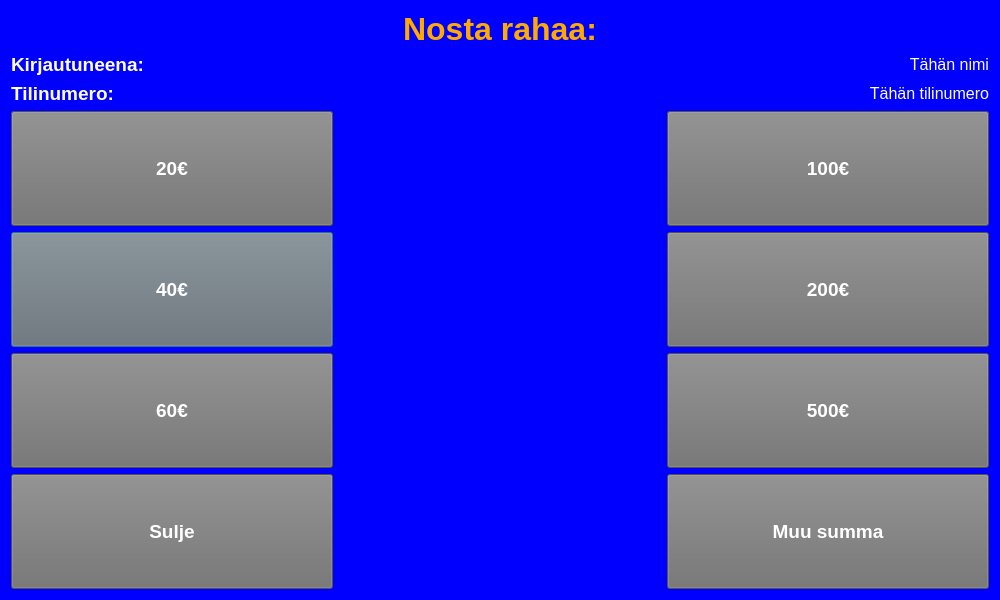
<?xml version="1.0" encoding="UTF-8"?>
<ui version="4.0">
 <class>WithdrawDialog</class>
 <widget class="QDialog" name="WithdrawDialog">
  <property name="geometry">
   <rect>
    <x>0</x>
    <y>0</y>
    <width>1000</width>
    <height>600</height>
   </rect>
  </property>
  <property name="palette">
   <palette>
    <active>
     <colorrole role="WindowText">
      <brush brushstyle="SolidPattern">
       <color alpha="255">
        <red>255</red>
        <green>255</green>
        <blue>255</blue>
       </color>
      </brush>
     </colorrole>
     <colorrole role="Button">
      <brush brushstyle="SolidPattern">
       <color alpha="255">
        <red>0</red>
        <green>0</green>
        <blue>255</blue>
       </color>
      </brush>
     </colorrole>
     <colorrole role="Light">
      <brush brushstyle="SolidPattern">
       <color alpha="255">
        <red>0</red>
        <green>0</green>
        <blue>0</blue>
       </color>
      </brush>
     </colorrole>
     <colorrole role="Midlight">
      <brush brushstyle="SolidPattern">
       <color alpha="255">
        <red>0</red>
        <green>0</green>
        <blue>0</blue>
       </color>
      </brush>
     </colorrole>
     <colorrole role="Dark">
      <brush brushstyle="SolidPattern">
       <color alpha="255">
        <red>0</red>
        <green>0</green>
        <blue>0</blue>
       </color>
      </brush>
     </colorrole>
     <colorrole role="Mid">
      <brush brushstyle="SolidPattern">
       <color alpha="255">
        <red>0</red>
        <green>0</green>
        <blue>0</blue>
       </color>
      </brush>
     </colorrole>
     <colorrole role="Text">
      <brush brushstyle="SolidPattern">
       <color alpha="255">
        <red>255</red>
        <green>255</green>
        <blue>255</blue>
       </color>
      </brush>
     </colorrole>
     <colorrole role="BrightText">
      <brush brushstyle="SolidPattern">
       <color alpha="255">
        <red>255</red>
        <green>255</green>
        <blue>255</blue>
       </color>
      </brush>
     </colorrole>
     <colorrole role="ButtonText">
      <brush brushstyle="SolidPattern">
       <color alpha="255">
        <red>255</red>
        <green>255</green>
        <blue>255</blue>
       </color>
      </brush>
     </colorrole>
     <colorrole role="Base">
      <brush brushstyle="SolidPattern">
       <color alpha="255">
        <red>0</red>
        <green>0</green>
        <blue>255</blue>
       </color>
      </brush>
     </colorrole>
     <colorrole role="Window">
      <brush brushstyle="SolidPattern">
       <color alpha="255">
        <red>0</red>
        <green>0</green>
        <blue>255</blue>
       </color>
      </brush>
     </colorrole>
     <colorrole role="Shadow">
      <brush brushstyle="SolidPattern">
       <color alpha="255">
        <red>0</red>
        <green>0</green>
        <blue>0</blue>
       </color>
      </brush>
     </colorrole>
     <colorrole role="AlternateBase">
      <brush brushstyle="SolidPattern">
       <color alpha="255">
        <red>0</red>
        <green>0</green>
        <blue>0</blue>
       </color>
      </brush>
     </colorrole>
     <colorrole role="ToolTipBase">
      <brush brushstyle="SolidPattern">
       <color alpha="255">
        <red>255</red>
        <green>255</green>
        <blue>220</blue>
       </color>
      </brush>
     </colorrole>
     <colorrole role="ToolTipText">
      <brush brushstyle="SolidPattern">
       <color alpha="255">
        <red>0</red>
        <green>0</green>
        <blue>0</blue>
       </color>
      </brush>
     </colorrole>
     <colorrole role="PlaceholderText">
      <brush brushstyle="SolidPattern">
       <color alpha="128">
        <red>255</red>
        <green>255</green>
        <blue>255</blue>
       </color>
      </brush>
     </colorrole>
    </active>
    <inactive>
     <colorrole role="WindowText">
      <brush brushstyle="SolidPattern">
       <color alpha="255">
        <red>255</red>
        <green>255</green>
        <blue>255</blue>
       </color>
      </brush>
     </colorrole>
     <colorrole role="Button">
      <brush brushstyle="SolidPattern">
       <color alpha="255">
        <red>0</red>
        <green>0</green>
        <blue>255</blue>
       </color>
      </brush>
     </colorrole>
     <colorrole role="Light">
      <brush brushstyle="SolidPattern">
       <color alpha="255">
        <red>0</red>
        <green>0</green>
        <blue>0</blue>
       </color>
      </brush>
     </colorrole>
     <colorrole role="Midlight">
      <brush brushstyle="SolidPattern">
       <color alpha="255">
        <red>0</red>
        <green>0</green>
        <blue>0</blue>
       </color>
      </brush>
     </colorrole>
     <colorrole role="Dark">
      <brush brushstyle="SolidPattern">
       <color alpha="255">
        <red>0</red>
        <green>0</green>
        <blue>0</blue>
       </color>
      </brush>
     </colorrole>
     <colorrole role="Mid">
      <brush brushstyle="SolidPattern">
       <color alpha="255">
        <red>0</red>
        <green>0</green>
        <blue>0</blue>
       </color>
      </brush>
     </colorrole>
     <colorrole role="Text">
      <brush brushstyle="SolidPattern">
       <color alpha="255">
        <red>255</red>
        <green>255</green>
        <blue>255</blue>
       </color>
      </brush>
     </colorrole>
     <colorrole role="BrightText">
      <brush brushstyle="SolidPattern">
       <color alpha="255">
        <red>255</red>
        <green>255</green>
        <blue>255</blue>
       </color>
      </brush>
     </colorrole>
     <colorrole role="ButtonText">
      <brush brushstyle="SolidPattern">
       <color alpha="255">
        <red>255</red>
        <green>255</green>
        <blue>255</blue>
       </color>
      </brush>
     </colorrole>
     <colorrole role="Base">
      <brush brushstyle="SolidPattern">
       <color alpha="255">
        <red>0</red>
        <green>0</green>
        <blue>255</blue>
       </color>
      </brush>
     </colorrole>
     <colorrole role="Window">
      <brush brushstyle="SolidPattern">
       <color alpha="255">
        <red>0</red>
        <green>0</green>
        <blue>255</blue>
       </color>
      </brush>
     </colorrole>
     <colorrole role="Shadow">
      <brush brushstyle="SolidPattern">
       <color alpha="255">
        <red>0</red>
        <green>0</green>
        <blue>0</blue>
       </color>
      </brush>
     </colorrole>
     <colorrole role="AlternateBase">
      <brush brushstyle="SolidPattern">
       <color alpha="255">
        <red>0</red>
        <green>0</green>
        <blue>0</blue>
       </color>
      </brush>
     </colorrole>
     <colorrole role="ToolTipBase">
      <brush brushstyle="SolidPattern">
       <color alpha="255">
        <red>255</red>
        <green>255</green>
        <blue>220</blue>
       </color>
      </brush>
     </colorrole>
     <colorrole role="ToolTipText">
      <brush brushstyle="SolidPattern">
       <color alpha="255">
        <red>0</red>
        <green>0</green>
        <blue>0</blue>
       </color>
      </brush>
     </colorrole>
     <colorrole role="PlaceholderText">
      <brush brushstyle="SolidPattern">
       <color alpha="128">
        <red>255</red>
        <green>255</green>
        <blue>255</blue>
       </color>
      </brush>
     </colorrole>
    </inactive>
    <disabled>
     <colorrole role="WindowText">
      <brush brushstyle="SolidPattern">
       <color alpha="255">
        <red>0</red>
        <green>0</green>
        <blue>0</blue>
       </color>
      </brush>
     </colorrole>
     <colorrole role="Button">
      <brush brushstyle="SolidPattern">
       <color alpha="255">
        <red>0</red>
        <green>0</green>
        <blue>255</blue>
       </color>
      </brush>
     </colorrole>
     <colorrole role="Light">
      <brush brushstyle="SolidPattern">
       <color alpha="255">
        <red>0</red>
        <green>0</green>
        <blue>0</blue>
       </color>
      </brush>
     </colorrole>
     <colorrole role="Midlight">
      <brush brushstyle="SolidPattern">
       <color alpha="255">
        <red>0</red>
        <green>0</green>
        <blue>0</blue>
       </color>
      </brush>
     </colorrole>
     <colorrole role="Dark">
      <brush brushstyle="SolidPattern">
       <color alpha="255">
        <red>0</red>
        <green>0</green>
        <blue>0</blue>
       </color>
      </brush>
     </colorrole>
     <colorrole role="Mid">
      <brush brushstyle="SolidPattern">
       <color alpha="255">
        <red>0</red>
        <green>0</green>
        <blue>0</blue>
       </color>
      </brush>
     </colorrole>
     <colorrole role="Text">
      <brush brushstyle="SolidPattern">
       <color alpha="255">
        <red>0</red>
        <green>0</green>
        <blue>0</blue>
       </color>
      </brush>
     </colorrole>
     <colorrole role="BrightText">
      <brush brushstyle="SolidPattern">
       <color alpha="255">
        <red>255</red>
        <green>255</green>
        <blue>255</blue>
       </color>
      </brush>
     </colorrole>
     <colorrole role="ButtonText">
      <brush brushstyle="SolidPattern">
       <color alpha="255">
        <red>0</red>
        <green>0</green>
        <blue>0</blue>
       </color>
      </brush>
     </colorrole>
     <colorrole role="Base">
      <brush brushstyle="SolidPattern">
       <color alpha="255">
        <red>0</red>
        <green>0</green>
        <blue>255</blue>
       </color>
      </brush>
     </colorrole>
     <colorrole role="Window">
      <brush brushstyle="SolidPattern">
       <color alpha="255">
        <red>0</red>
        <green>0</green>
        <blue>255</blue>
       </color>
      </brush>
     </colorrole>
     <colorrole role="Shadow">
      <brush brushstyle="SolidPattern">
       <color alpha="255">
        <red>0</red>
        <green>0</green>
        <blue>0</blue>
       </color>
      </brush>
     </colorrole>
     <colorrole role="AlternateBase">
      <brush brushstyle="SolidPattern">
       <color alpha="255">
        <red>0</red>
        <green>0</green>
        <blue>0</blue>
       </color>
      </brush>
     </colorrole>
     <colorrole role="ToolTipBase">
      <brush brushstyle="SolidPattern">
       <color alpha="255">
        <red>255</red>
        <green>255</green>
        <blue>220</blue>
       </color>
      </brush>
     </colorrole>
     <colorrole role="ToolTipText">
      <brush brushstyle="SolidPattern">
       <color alpha="255">
        <red>0</red>
        <green>0</green>
        <blue>0</blue>
       </color>
      </brush>
     </colorrole>
     <colorrole role="PlaceholderText">
      <brush brushstyle="SolidPattern">
       <color alpha="128">
        <red>255</red>
        <green>255</green>
        <blue>255</blue>
       </color>
      </brush>
     </colorrole>
    </disabled>
   </palette>
  </property>
  <property name="windowTitle">
   <string>Dialog</string>
  </property>
  <property name="styleSheet">
   <string notr="true">background-color: rgb(0, 0, 255)</string>
  </property>
  <layout class="QGridLayout" name="gridLayout_2">
   <item row="0" column="0">
    <layout class="QGridLayout" name="gridLayout">
     <item row="4" column="0">
      <widget class="QPushButton" name="button40">
       <property name="sizePolicy">
        <sizepolicy hsizetype="Minimum" vsizetype="Preferred">
         <horstretch>0</horstretch>
         <verstretch>0</verstretch>
        </sizepolicy>
       </property>
       <property name="palette">
        <palette>
         <active>
          <colorrole role="WindowText">
           <brush brushstyle="SolidPattern">
            <color alpha="255">
             <red>255</red>
             <green>255</green>
             <blue>255</blue>
            </color>
           </brush>
          </colorrole>
          <colorrole role="Button">
           <brush brushstyle="SolidPattern">
            <color alpha="255">
             <red>112</red>
             <green>112</green>
             <blue>112</blue>
            </color>
           </brush>
          </colorrole>
          <colorrole role="Text">
           <brush brushstyle="SolidPattern">
            <color alpha="255">
             <red>255</red>
             <green>255</green>
             <blue>255</blue>
            </color>
           </brush>
          </colorrole>
          <colorrole role="ButtonText">
           <brush brushstyle="SolidPattern">
            <color alpha="255">
             <red>255</red>
             <green>255</green>
             <blue>255</blue>
            </color>
           </brush>
          </colorrole>
          <colorrole role="Base">
           <brush brushstyle="SolidPattern">
            <color alpha="255">
             <red>112</red>
             <green>112</green>
             <blue>112</blue>
            </color>
           </brush>
          </colorrole>
          <colorrole role="Window">
           <brush brushstyle="SolidPattern">
            <color alpha="255">
             <red>112</red>
             <green>112</green>
             <blue>112</blue>
            </color>
           </brush>
          </colorrole>
          <colorrole role="PlaceholderText">
           <brush brushstyle="NoBrush">
            <color alpha="128">
             <red>255</red>
             <green>255</green>
             <blue>255</blue>
            </color>
           </brush>
          </colorrole>
         </active>
         <inactive>
          <colorrole role="WindowText">
           <brush brushstyle="SolidPattern">
            <color alpha="255">
             <red>255</red>
             <green>255</green>
             <blue>255</blue>
            </color>
           </brush>
          </colorrole>
          <colorrole role="Button">
           <brush brushstyle="SolidPattern">
            <color alpha="255">
             <red>112</red>
             <green>112</green>
             <blue>112</blue>
            </color>
           </brush>
          </colorrole>
          <colorrole role="Text">
           <brush brushstyle="SolidPattern">
            <color alpha="255">
             <red>255</red>
             <green>255</green>
             <blue>255</blue>
            </color>
           </brush>
          </colorrole>
          <colorrole role="ButtonText">
           <brush brushstyle="SolidPattern">
            <color alpha="255">
             <red>255</red>
             <green>255</green>
             <blue>255</blue>
            </color>
           </brush>
          </colorrole>
          <colorrole role="Base">
           <brush brushstyle="SolidPattern">
            <color alpha="255">
             <red>112</red>
             <green>112</green>
             <blue>112</blue>
            </color>
           </brush>
          </colorrole>
          <colorrole role="Window">
           <brush brushstyle="SolidPattern">
            <color alpha="255">
             <red>112</red>
             <green>112</green>
             <blue>112</blue>
            </color>
           </brush>
          </colorrole>
          <colorrole role="PlaceholderText">
           <brush brushstyle="NoBrush">
            <color alpha="128">
             <red>255</red>
             <green>255</green>
             <blue>255</blue>
            </color>
           </brush>
          </colorrole>
         </inactive>
         <disabled>
          <colorrole role="WindowText">
           <brush brushstyle="SolidPattern">
            <color alpha="255">
             <red>255</red>
             <green>255</green>
             <blue>255</blue>
            </color>
           </brush>
          </colorrole>
          <colorrole role="Button">
           <brush brushstyle="SolidPattern">
            <color alpha="255">
             <red>112</red>
             <green>112</green>
             <blue>112</blue>
            </color>
           </brush>
          </colorrole>
          <colorrole role="Text">
           <brush brushstyle="SolidPattern">
            <color alpha="255">
             <red>255</red>
             <green>255</green>
             <blue>255</blue>
            </color>
           </brush>
          </colorrole>
          <colorrole role="ButtonText">
           <brush brushstyle="SolidPattern">
            <color alpha="255">
             <red>255</red>
             <green>255</green>
             <blue>255</blue>
            </color>
           </brush>
          </colorrole>
          <colorrole role="Base">
           <brush brushstyle="SolidPattern">
            <color alpha="255">
             <red>112</red>
             <green>112</green>
             <blue>112</blue>
            </color>
           </brush>
          </colorrole>
          <colorrole role="Window">
           <brush brushstyle="SolidPattern">
            <color alpha="255">
             <red>112</red>
             <green>112</green>
             <blue>112</blue>
            </color>
           </brush>
          </colorrole>
          <colorrole role="PlaceholderText">
           <brush brushstyle="NoBrush">
            <color alpha="128">
             <red>255</red>
             <green>255</green>
             <blue>255</blue>
            </color>
           </brush>
          </colorrole>
         </disabled>
        </palette>
       </property>
       <property name="font">
        <font>
         <pointsize>14</pointsize>
         <weight>75</weight>
         <bold>true</bold>
        </font>
       </property>
       <property name="styleSheet">
        <string notr="true">background-color: rgb(112, 112, 112);
color: rgb(255, 255, 255);</string>
       </property>
       <property name="text">
        <string>40€</string>
       </property>
      </widget>
     </item>
     <item row="4" column="2">
      <widget class="QPushButton" name="button200">
       <property name="sizePolicy">
        <sizepolicy hsizetype="Minimum" vsizetype="Preferred">
         <horstretch>0</horstretch>
         <verstretch>0</verstretch>
        </sizepolicy>
       </property>
       <property name="font">
        <font>
         <pointsize>14</pointsize>
         <weight>75</weight>
         <bold>true</bold>
        </font>
       </property>
       <property name="styleSheet">
        <string notr="true">background-color: rgb(112, 112, 112);
color: rgb(255, 255, 255);</string>
       </property>
       <property name="text">
        <string>200€</string>
       </property>
      </widget>
     </item>
     <item row="3" column="2">
      <widget class="QPushButton" name="button100">
       <property name="sizePolicy">
        <sizepolicy hsizetype="Minimum" vsizetype="Preferred">
         <horstretch>0</horstretch>
         <verstretch>0</verstretch>
        </sizepolicy>
       </property>
       <property name="font">
        <font>
         <pointsize>14</pointsize>
         <weight>75</weight>
         <bold>true</bold>
        </font>
       </property>
       <property name="autoFillBackground">
        <bool>false</bool>
       </property>
       <property name="styleSheet">
        <string notr="true">background-color: rgb(112, 112, 112);
color: rgb(255, 255, 255);</string>
       </property>
       <property name="text">
        <string>100€</string>
       </property>
      </widget>
     </item>
     <item row="6" column="1">
      <spacer name="verticalSpacer_4">
       <property name="orientation">
        <enum>Qt::Vertical</enum>
       </property>
       <property name="sizeHint" stdset="0">
        <size>
         <width>15</width>
         <height>20</height>
        </size>
       </property>
      </spacer>
     </item>
     <item row="3" column="0">
      <widget class="QPushButton" name="button20">
       <property name="sizePolicy">
        <sizepolicy hsizetype="Preferred" vsizetype="Preferred">
         <horstretch>0</horstretch>
         <verstretch>0</verstretch>
        </sizepolicy>
       </property>
       <property name="palette">
        <palette>
         <active>
          <colorrole role="WindowText">
           <brush brushstyle="SolidPattern">
            <color alpha="255">
             <red>255</red>
             <green>255</green>
             <blue>255</blue>
            </color>
           </brush>
          </colorrole>
          <colorrole role="Button">
           <brush brushstyle="SolidPattern">
            <color alpha="255">
             <red>112</red>
             <green>112</green>
             <blue>112</blue>
            </color>
           </brush>
          </colorrole>
          <colorrole role="Text">
           <brush brushstyle="SolidPattern">
            <color alpha="255">
             <red>255</red>
             <green>255</green>
             <blue>255</blue>
            </color>
           </brush>
          </colorrole>
          <colorrole role="ButtonText">
           <brush brushstyle="SolidPattern">
            <color alpha="255">
             <red>255</red>
             <green>255</green>
             <blue>255</blue>
            </color>
           </brush>
          </colorrole>
          <colorrole role="Base">
           <brush brushstyle="SolidPattern">
            <color alpha="255">
             <red>112</red>
             <green>112</green>
             <blue>112</blue>
            </color>
           </brush>
          </colorrole>
          <colorrole role="Window">
           <brush brushstyle="SolidPattern">
            <color alpha="255">
             <red>112</red>
             <green>112</green>
             <blue>112</blue>
            </color>
           </brush>
          </colorrole>
          <colorrole role="PlaceholderText">
           <brush brushstyle="NoBrush">
            <color alpha="128">
             <red>255</red>
             <green>255</green>
             <blue>255</blue>
            </color>
           </brush>
          </colorrole>
         </active>
         <inactive>
          <colorrole role="WindowText">
           <brush brushstyle="SolidPattern">
            <color alpha="255">
             <red>255</red>
             <green>255</green>
             <blue>255</blue>
            </color>
           </brush>
          </colorrole>
          <colorrole role="Button">
           <brush brushstyle="SolidPattern">
            <color alpha="255">
             <red>112</red>
             <green>112</green>
             <blue>112</blue>
            </color>
           </brush>
          </colorrole>
          <colorrole role="Text">
           <brush brushstyle="SolidPattern">
            <color alpha="255">
             <red>255</red>
             <green>255</green>
             <blue>255</blue>
            </color>
           </brush>
          </colorrole>
          <colorrole role="ButtonText">
           <brush brushstyle="SolidPattern">
            <color alpha="255">
             <red>255</red>
             <green>255</green>
             <blue>255</blue>
            </color>
           </brush>
          </colorrole>
          <colorrole role="Base">
           <brush brushstyle="SolidPattern">
            <color alpha="255">
             <red>112</red>
             <green>112</green>
             <blue>112</blue>
            </color>
           </brush>
          </colorrole>
          <colorrole role="Window">
           <brush brushstyle="SolidPattern">
            <color alpha="255">
             <red>112</red>
             <green>112</green>
             <blue>112</blue>
            </color>
           </brush>
          </colorrole>
          <colorrole role="PlaceholderText">
           <brush brushstyle="NoBrush">
            <color alpha="128">
             <red>255</red>
             <green>255</green>
             <blue>255</blue>
            </color>
           </brush>
          </colorrole>
         </inactive>
         <disabled>
          <colorrole role="WindowText">
           <brush brushstyle="SolidPattern">
            <color alpha="255">
             <red>255</red>
             <green>255</green>
             <blue>255</blue>
            </color>
           </brush>
          </colorrole>
          <colorrole role="Button">
           <brush brushstyle="SolidPattern">
            <color alpha="255">
             <red>112</red>
             <green>112</green>
             <blue>112</blue>
            </color>
           </brush>
          </colorrole>
          <colorrole role="Text">
           <brush brushstyle="SolidPattern">
            <color alpha="255">
             <red>255</red>
             <green>255</green>
             <blue>255</blue>
            </color>
           </brush>
          </colorrole>
          <colorrole role="ButtonText">
           <brush brushstyle="SolidPattern">
            <color alpha="255">
             <red>255</red>
             <green>255</green>
             <blue>255</blue>
            </color>
           </brush>
          </colorrole>
          <colorrole role="Base">
           <brush brushstyle="SolidPattern">
            <color alpha="255">
             <red>112</red>
             <green>112</green>
             <blue>112</blue>
            </color>
           </brush>
          </colorrole>
          <colorrole role="Window">
           <brush brushstyle="SolidPattern">
            <color alpha="255">
             <red>112</red>
             <green>112</green>
             <blue>112</blue>
            </color>
           </brush>
          </colorrole>
          <colorrole role="PlaceholderText">
           <brush brushstyle="NoBrush">
            <color alpha="128">
             <red>255</red>
             <green>255</green>
             <blue>255</blue>
            </color>
           </brush>
          </colorrole>
         </disabled>
        </palette>
       </property>
       <property name="font">
        <font>
         <pointsize>14</pointsize>
         <weight>75</weight>
         <bold>true</bold>
        </font>
       </property>
       <property name="styleSheet">
        <string notr="true">background-color: rgb(112, 112, 112);
color: rgb(255, 255, 255);</string>
       </property>
       <property name="text">
        <string>20€</string>
       </property>
      </widget>
     </item>
     <item row="3" column="1">
      <spacer name="verticalSpacer">
       <property name="orientation">
        <enum>Qt::Vertical</enum>
       </property>
       <property name="sizeHint" stdset="0">
        <size>
         <width>15</width>
         <height>20</height>
        </size>
       </property>
      </spacer>
     </item>
     <item row="1" column="0">
      <widget class="QLabel" name="headerLabel2">
       <property name="font">
        <font>
         <pointsize>14</pointsize>
         <weight>75</weight>
         <bold>true</bold>
        </font>
       </property>
       <property name="styleSheet">
        <string notr="true">color: rgb(255, 255, 255);</string>
       </property>
       <property name="text">
        <string>Kirjautuneena:</string>
       </property>
      </widget>
     </item>
     <item row="5" column="1">
      <spacer name="verticalSpacer_3">
       <property name="orientation">
        <enum>Qt::Vertical</enum>
       </property>
       <property name="sizeHint" stdset="0">
        <size>
         <width>15</width>
         <height>20</height>
        </size>
       </property>
      </spacer>
     </item>
     <item row="5" column="2">
      <widget class="QPushButton" name="button500">
       <property name="sizePolicy">
        <sizepolicy hsizetype="Minimum" vsizetype="Preferred">
         <horstretch>0</horstretch>
         <verstretch>0</verstretch>
        </sizepolicy>
       </property>
       <property name="font">
        <font>
         <pointsize>14</pointsize>
         <weight>75</weight>
         <bold>true</bold>
        </font>
       </property>
       <property name="styleSheet">
        <string notr="true">background-color: rgb(112, 112, 112);
color: rgb(255, 255, 255);</string>
       </property>
       <property name="text">
        <string>500€</string>
       </property>
      </widget>
     </item>
     <item row="6" column="2">
      <widget class="QPushButton" name="buttonOther">
       <property name="sizePolicy">
        <sizepolicy hsizetype="Minimum" vsizetype="Preferred">
         <horstretch>0</horstretch>
         <verstretch>0</verstretch>
        </sizepolicy>
       </property>
       <property name="font">
        <font>
         <pointsize>14</pointsize>
         <weight>75</weight>
         <bold>true</bold>
        </font>
       </property>
       <property name="styleSheet">
        <string notr="true">background-color: rgb(112, 112, 112);
color: rgb(255, 255, 255);</string>
       </property>
       <property name="text">
        <string>Muu summa</string>
       </property>
      </widget>
     </item>
     <item row="0" column="0" colspan="3">
      <widget class="QLabel" name="headerLabel">
       <property name="palette">
        <palette>
         <active>
          <colorrole role="WindowText">
           <brush brushstyle="SolidPattern">
            <color alpha="255">
             <red>255</red>
             <green>170</green>
             <blue>0</blue>
            </color>
           </brush>
          </colorrole>
          <colorrole role="Button">
           <brush brushstyle="SolidPattern">
            <color alpha="255">
             <red>0</red>
             <green>0</green>
             <blue>255</blue>
            </color>
           </brush>
          </colorrole>
          <colorrole role="Base">
           <brush brushstyle="SolidPattern">
            <color alpha="255">
             <red>0</red>
             <green>0</green>
             <blue>255</blue>
            </color>
           </brush>
          </colorrole>
          <colorrole role="Window">
           <brush brushstyle="SolidPattern">
            <color alpha="255">
             <red>0</red>
             <green>0</green>
             <blue>255</blue>
            </color>
           </brush>
          </colorrole>
         </active>
         <inactive>
          <colorrole role="WindowText">
           <brush brushstyle="SolidPattern">
            <color alpha="255">
             <red>255</red>
             <green>170</green>
             <blue>0</blue>
            </color>
           </brush>
          </colorrole>
          <colorrole role="Button">
           <brush brushstyle="SolidPattern">
            <color alpha="255">
             <red>0</red>
             <green>0</green>
             <blue>255</blue>
            </color>
           </brush>
          </colorrole>
          <colorrole role="Base">
           <brush brushstyle="SolidPattern">
            <color alpha="255">
             <red>0</red>
             <green>0</green>
             <blue>255</blue>
            </color>
           </brush>
          </colorrole>
          <colorrole role="Window">
           <brush brushstyle="SolidPattern">
            <color alpha="255">
             <red>0</red>
             <green>0</green>
             <blue>255</blue>
            </color>
           </brush>
          </colorrole>
         </inactive>
         <disabled>
          <colorrole role="WindowText">
           <brush brushstyle="SolidPattern">
            <color alpha="127">
             <red>255</red>
             <green>255</green>
             <blue>255</blue>
            </color>
           </brush>
          </colorrole>
          <colorrole role="Button">
           <brush brushstyle="SolidPattern">
            <color alpha="255">
             <red>0</red>
             <green>0</green>
             <blue>255</blue>
            </color>
           </brush>
          </colorrole>
          <colorrole role="Base">
           <brush brushstyle="SolidPattern">
            <color alpha="255">
             <red>0</red>
             <green>0</green>
             <blue>255</blue>
            </color>
           </brush>
          </colorrole>
          <colorrole role="Window">
           <brush brushstyle="SolidPattern">
            <color alpha="255">
             <red>0</red>
             <green>0</green>
             <blue>255</blue>
            </color>
           </brush>
          </colorrole>
         </disabled>
        </palette>
       </property>
       <property name="font">
        <font>
         <pointsize>24</pointsize>
         <weight>75</weight>
         <bold>true</bold>
        </font>
       </property>
       <property name="text">
        <string>Nosta rahaa:</string>
       </property>
       <property name="alignment">
        <set>Qt::AlignCenter</set>
       </property>
      </widget>
     </item>
     <item row="6" column="0">
      <widget class="QPushButton" name="buttonClose">
       <property name="sizePolicy">
        <sizepolicy hsizetype="Minimum" vsizetype="Preferred">
         <horstretch>0</horstretch>
         <verstretch>0</verstretch>
        </sizepolicy>
       </property>
       <property name="palette">
        <palette>
         <active>
          <colorrole role="WindowText">
           <brush brushstyle="SolidPattern">
            <color alpha="255">
             <red>255</red>
             <green>255</green>
             <blue>255</blue>
            </color>
           </brush>
          </colorrole>
          <colorrole role="Button">
           <brush brushstyle="SolidPattern">
            <color alpha="255">
             <red>112</red>
             <green>112</green>
             <blue>112</blue>
            </color>
           </brush>
          </colorrole>
          <colorrole role="Text">
           <brush brushstyle="SolidPattern">
            <color alpha="255">
             <red>255</red>
             <green>255</green>
             <blue>255</blue>
            </color>
           </brush>
          </colorrole>
          <colorrole role="ButtonText">
           <brush brushstyle="SolidPattern">
            <color alpha="255">
             <red>255</red>
             <green>255</green>
             <blue>255</blue>
            </color>
           </brush>
          </colorrole>
          <colorrole role="Base">
           <brush brushstyle="SolidPattern">
            <color alpha="255">
             <red>112</red>
             <green>112</green>
             <blue>112</blue>
            </color>
           </brush>
          </colorrole>
          <colorrole role="Window">
           <brush brushstyle="SolidPattern">
            <color alpha="255">
             <red>112</red>
             <green>112</green>
             <blue>112</blue>
            </color>
           </brush>
          </colorrole>
          <colorrole role="PlaceholderText">
           <brush brushstyle="NoBrush">
            <color alpha="128">
             <red>255</red>
             <green>255</green>
             <blue>255</blue>
            </color>
           </brush>
          </colorrole>
         </active>
         <inactive>
          <colorrole role="WindowText">
           <brush brushstyle="SolidPattern">
            <color alpha="255">
             <red>255</red>
             <green>255</green>
             <blue>255</blue>
            </color>
           </brush>
          </colorrole>
          <colorrole role="Button">
           <brush brushstyle="SolidPattern">
            <color alpha="255">
             <red>112</red>
             <green>112</green>
             <blue>112</blue>
            </color>
           </brush>
          </colorrole>
          <colorrole role="Text">
           <brush brushstyle="SolidPattern">
            <color alpha="255">
             <red>255</red>
             <green>255</green>
             <blue>255</blue>
            </color>
           </brush>
          </colorrole>
          <colorrole role="ButtonText">
           <brush brushstyle="SolidPattern">
            <color alpha="255">
             <red>255</red>
             <green>255</green>
             <blue>255</blue>
            </color>
           </brush>
          </colorrole>
          <colorrole role="Base">
           <brush brushstyle="SolidPattern">
            <color alpha="255">
             <red>112</red>
             <green>112</green>
             <blue>112</blue>
            </color>
           </brush>
          </colorrole>
          <colorrole role="Window">
           <brush brushstyle="SolidPattern">
            <color alpha="255">
             <red>112</red>
             <green>112</green>
             <blue>112</blue>
            </color>
           </brush>
          </colorrole>
          <colorrole role="PlaceholderText">
           <brush brushstyle="NoBrush">
            <color alpha="128">
             <red>255</red>
             <green>255</green>
             <blue>255</blue>
            </color>
           </brush>
          </colorrole>
         </inactive>
         <disabled>
          <colorrole role="WindowText">
           <brush brushstyle="SolidPattern">
            <color alpha="255">
             <red>255</red>
             <green>255</green>
             <blue>255</blue>
            </color>
           </brush>
          </colorrole>
          <colorrole role="Button">
           <brush brushstyle="SolidPattern">
            <color alpha="255">
             <red>112</red>
             <green>112</green>
             <blue>112</blue>
            </color>
           </brush>
          </colorrole>
          <colorrole role="Text">
           <brush brushstyle="SolidPattern">
            <color alpha="255">
             <red>255</red>
             <green>255</green>
             <blue>255</blue>
            </color>
           </brush>
          </colorrole>
          <colorrole role="ButtonText">
           <brush brushstyle="SolidPattern">
            <color alpha="255">
             <red>255</red>
             <green>255</green>
             <blue>255</blue>
            </color>
           </brush>
          </colorrole>
          <colorrole role="Base">
           <brush brushstyle="SolidPattern">
            <color alpha="255">
             <red>112</red>
             <green>112</green>
             <blue>112</blue>
            </color>
           </brush>
          </colorrole>
          <colorrole role="Window">
           <brush brushstyle="SolidPattern">
            <color alpha="255">
             <red>112</red>
             <green>112</green>
             <blue>112</blue>
            </color>
           </brush>
          </colorrole>
          <colorrole role="PlaceholderText">
           <brush brushstyle="NoBrush">
            <color alpha="128">
             <red>255</red>
             <green>255</green>
             <blue>255</blue>
            </color>
           </brush>
          </colorrole>
         </disabled>
        </palette>
       </property>
       <property name="font">
        <font>
         <pointsize>14</pointsize>
         <weight>75</weight>
         <bold>true</bold>
        </font>
       </property>
       <property name="styleSheet">
        <string notr="true">background-color: rgb(112, 112, 112);
color: rgb(255, 255, 255);</string>
       </property>
       <property name="text">
        <string>Sulje</string>
       </property>
      </widget>
     </item>
     <item row="5" column="0">
      <widget class="QPushButton" name="button60">
       <property name="sizePolicy">
        <sizepolicy hsizetype="Minimum" vsizetype="Preferred">
         <horstretch>0</horstretch>
         <verstretch>0</verstretch>
        </sizepolicy>
       </property>
       <property name="palette">
        <palette>
         <active>
          <colorrole role="WindowText">
           <brush brushstyle="SolidPattern">
            <color alpha="255">
             <red>255</red>
             <green>255</green>
             <blue>255</blue>
            </color>
           </brush>
          </colorrole>
          <colorrole role="Button">
           <brush brushstyle="SolidPattern">
            <color alpha="255">
             <red>112</red>
             <green>112</green>
             <blue>112</blue>
            </color>
           </brush>
          </colorrole>
          <colorrole role="Text">
           <brush brushstyle="SolidPattern">
            <color alpha="255">
             <red>255</red>
             <green>255</green>
             <blue>255</blue>
            </color>
           </brush>
          </colorrole>
          <colorrole role="ButtonText">
           <brush brushstyle="SolidPattern">
            <color alpha="255">
             <red>255</red>
             <green>255</green>
             <blue>255</blue>
            </color>
           </brush>
          </colorrole>
          <colorrole role="Base">
           <brush brushstyle="SolidPattern">
            <color alpha="255">
             <red>112</red>
             <green>112</green>
             <blue>112</blue>
            </color>
           </brush>
          </colorrole>
          <colorrole role="Window">
           <brush brushstyle="SolidPattern">
            <color alpha="255">
             <red>112</red>
             <green>112</green>
             <blue>112</blue>
            </color>
           </brush>
          </colorrole>
          <colorrole role="PlaceholderText">
           <brush brushstyle="NoBrush">
            <color alpha="128">
             <red>255</red>
             <green>255</green>
             <blue>255</blue>
            </color>
           </brush>
          </colorrole>
         </active>
         <inactive>
          <colorrole role="WindowText">
           <brush brushstyle="SolidPattern">
            <color alpha="255">
             <red>255</red>
             <green>255</green>
             <blue>255</blue>
            </color>
           </brush>
          </colorrole>
          <colorrole role="Button">
           <brush brushstyle="SolidPattern">
            <color alpha="255">
             <red>112</red>
             <green>112</green>
             <blue>112</blue>
            </color>
           </brush>
          </colorrole>
          <colorrole role="Text">
           <brush brushstyle="SolidPattern">
            <color alpha="255">
             <red>255</red>
             <green>255</green>
             <blue>255</blue>
            </color>
           </brush>
          </colorrole>
          <colorrole role="ButtonText">
           <brush brushstyle="SolidPattern">
            <color alpha="255">
             <red>255</red>
             <green>255</green>
             <blue>255</blue>
            </color>
           </brush>
          </colorrole>
          <colorrole role="Base">
           <brush brushstyle="SolidPattern">
            <color alpha="255">
             <red>112</red>
             <green>112</green>
             <blue>112</blue>
            </color>
           </brush>
          </colorrole>
          <colorrole role="Window">
           <brush brushstyle="SolidPattern">
            <color alpha="255">
             <red>112</red>
             <green>112</green>
             <blue>112</blue>
            </color>
           </brush>
          </colorrole>
          <colorrole role="PlaceholderText">
           <brush brushstyle="NoBrush">
            <color alpha="128">
             <red>255</red>
             <green>255</green>
             <blue>255</blue>
            </color>
           </brush>
          </colorrole>
         </inactive>
         <disabled>
          <colorrole role="WindowText">
           <brush brushstyle="SolidPattern">
            <color alpha="255">
             <red>255</red>
             <green>255</green>
             <blue>255</blue>
            </color>
           </brush>
          </colorrole>
          <colorrole role="Button">
           <brush brushstyle="SolidPattern">
            <color alpha="255">
             <red>112</red>
             <green>112</green>
             <blue>112</blue>
            </color>
           </brush>
          </colorrole>
          <colorrole role="Text">
           <brush brushstyle="SolidPattern">
            <color alpha="255">
             <red>255</red>
             <green>255</green>
             <blue>255</blue>
            </color>
           </brush>
          </colorrole>
          <colorrole role="ButtonText">
           <brush brushstyle="SolidPattern">
            <color alpha="255">
             <red>255</red>
             <green>255</green>
             <blue>255</blue>
            </color>
           </brush>
          </colorrole>
          <colorrole role="Base">
           <brush brushstyle="SolidPattern">
            <color alpha="255">
             <red>112</red>
             <green>112</green>
             <blue>112</blue>
            </color>
           </brush>
          </colorrole>
          <colorrole role="Window">
           <brush brushstyle="SolidPattern">
            <color alpha="255">
             <red>112</red>
             <green>112</green>
             <blue>112</blue>
            </color>
           </brush>
          </colorrole>
          <colorrole role="PlaceholderText">
           <brush brushstyle="NoBrush">
            <color alpha="128">
             <red>255</red>
             <green>255</green>
             <blue>255</blue>
            </color>
           </brush>
          </colorrole>
         </disabled>
        </palette>
       </property>
       <property name="font">
        <font>
         <pointsize>14</pointsize>
         <weight>75</weight>
         <bold>true</bold>
        </font>
       </property>
       <property name="styleSheet">
        <string notr="true">background-color: rgb(112, 112, 112);
color: rgb(255, 255, 255);</string>
       </property>
       <property name="text">
        <string>60€</string>
       </property>
      </widget>
     </item>
     <item row="4" column="1">
      <spacer name="verticalSpacer_2">
       <property name="orientation">
        <enum>Qt::Vertical</enum>
       </property>
       <property name="sizeHint" stdset="0">
        <size>
         <width>15</width>
         <height>20</height>
        </size>
       </property>
      </spacer>
     </item>
     <item row="2" column="0">
      <widget class="QLabel" name="headerLabel3">
       <property name="font">
        <font>
         <pointsize>14</pointsize>
         <weight>75</weight>
         <bold>true</bold>
        </font>
       </property>
       <property name="styleSheet">
        <string notr="true">color: rgb(255, 255, 255);</string>
       </property>
       <property name="text">
        <string>Tilinumero:</string>
       </property>
      </widget>
     </item>
     <item row="1" column="1" colspan="2">
      <widget class="QLabel" name="nameLabel">
       <property name="font">
        <font>
         <pointsize>12</pointsize>
        </font>
       </property>
       <property name="styleSheet">
        <string notr="true">color: rgb(255, 255, 255);</string>
       </property>
       <property name="text">
        <string>Tähän nimi</string>
       </property>
       <property name="alignment">
        <set>Qt::AlignRight|Qt::AlignTrailing|Qt::AlignVCenter</set>
       </property>
      </widget>
     </item>
     <item row="2" column="1" colspan="2">
      <widget class="QLabel" name="accountLabel">
       <property name="font">
        <font>
         <pointsize>12</pointsize>
        </font>
       </property>
       <property name="styleSheet">
        <string notr="true">color: rgb(255, 255, 255);</string>
       </property>
       <property name="text">
        <string>Tähän tilinumero</string>
       </property>
       <property name="alignment">
        <set>Qt::AlignRight|Qt::AlignTrailing|Qt::AlignVCenter</set>
       </property>
      </widget>
     </item>
    </layout>
   </item>
  </layout>
 </widget>
 <resources/>
 <connections/>
</ui>
